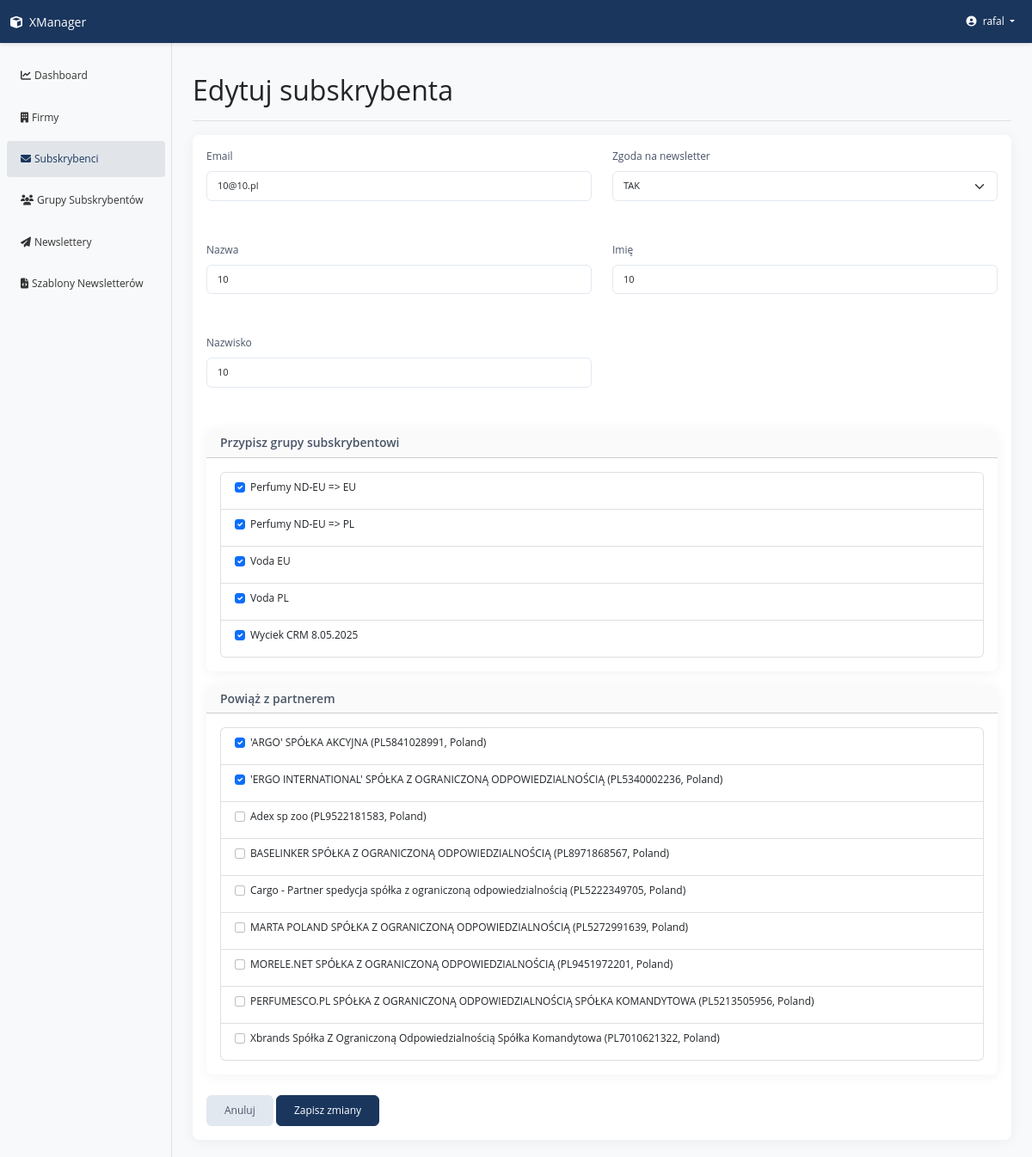
The page /subscribers/update/49/ (signed in) on the database its author committed.
### apps/subscriber/models.py (models this page shows, shortened)
class Subscriber(CoreModel):
    email = models.EmailField(unique=True, verbose_name='E-mail')
    first_name = models.CharField(
        max_length=100, blank=True, verbose_name='First name')
    last_name = models.CharField(
        max_length=100, blank=True, verbose_name='Last name')
    common_name = models.CharField(
        max_length=100, blank=True, verbose_name='Common name')
    newsletter_consent = models.BooleanField(
        default=True, verbose_name='Email consent')
    group_affiliation = models.ManyToManyField(
        'SubscriberGroup', related_name='subscriber', blank=True, verbose_name='Group affiliation')
    class Meta:
        ordering = ['email']
        verbose_name = ('Subscriber')
        verbose_name_plural = ('Subscribers')

class SubscriberGroup(CoreModel):
    group_name = models.CharField(max_length=100, verbose_name='Group name')
    class Meta:
        verbose_name = ('Subscriber Group')
        verbose_name_plural = ('Subscriber Groups')

### apps/partner/models.py (models this page shows, shortened)
class Partner(CoreModel):
    country = CountryField(
        verbose_name=('Kraj'),
        help_text=(
            'Choose country, to specify a method of VAT number verification')
    )
    vat_number = models.CharField(
        max_length=20,
        verbose_name=('VAT number'),
        help_text=('Enter VAT number without country prefix')
    )
    name = models.CharField(
        max_length=100,
        verbose_name='Company name',
        blank=True,
        editable=True
    )
    name_verified = models.BooleanField(
        default=False,
        verbose_name=('Verified Name'),
        editable=True
    )
    city = models.CharField(
        max_length=100,
        verbose_name=('City'),
        blank=True,
        editable=True
    )
    street_name = models.CharField(
        max_length=100,
        verbose_name=('Street'),
        blank=True,
        editable=True
    )
    building_number = models.CharField(
        max_length=100,
        verbose_name=('Building number'),
        blank=True,
        editable=True
    )
    apartment_number = models.CharField(
        max_length=10,
        verbose_name=('Apartment number'),
        blank=True,
        null=True,
        editable=True
    )
    postal_code = models.CharField(
        max_length=10,
        verbose_name=('Postal code'),
        blank=True,
        editable=True
    )
    phone_number = models.CharField(
        validators=[phone_number_validator],
        verbose_name=('Phone number'),
        blank=True
    )
    additional_info = models.CharField(
        max_length=200,
        null=True,
        blank=True,
        verbose_name=('Additional information')
    )
    is_verified = models.BooleanField(
        default=False,
        verbose_name=('Verified'),
        editable=False
    )
    verification_date = models.DateTimeField(
        null=True,
        blank=True,
        verbose_name=('Verification date'),
        editable=False
    )
    verification_id = models.CharField(
        max_length=100,
        null=True,
        blank=True,
        verbose_name=('Verification ID'),
        help_text=('Unique query ID from government verification API system'),
        editable=False
    )
    subscriber = models.ManyToManyField(
        'subscriber.Subscriber',
        through='PartnerEmail',
        related_name='partnered_with',
        verbose_name=('Email contacts'),
        help_text=('Max 10 email addresses')
    )
    def get_full_vat_number(self):
        return f"{self.country.code}{self.vat_number}"
    class Meta:
        verbose_name = ('Partner')
        verbose_name_plural = ('Partners')
        unique_together = [('country', 'vat_number')]

### apps/subscriber/views.py (the view, shortened to what this page needs)
# urls.py: path('update/<int:pk>/', views.SubscriberUpdateView.as_view(),
class SubscriberUpdateView(LoginRequiredMixin, UpdateView):
    model = Subscriber
    form_class = SubscriberForm
    template_name = 'subscriber/subscriber_update_form.html'
    def get_context_data(self, **kwargs):
        context = super().get_context_data(**kwargs)
        context['subscriber_groups'] = SubscriberGroup.objects.all().order_by(
            'group_name')
        context['all_partners'] = Partner.objects.all().order_by(
            'name')[:50]  # Ograniczenie dla wydajności
        group_search = self.request.GET.get('group_search', '')
        if group_search:
            context['filtered_groups'] = SubscriberGroup.objects.filter(
                group_name__icontains=group_search
            ).order_by('group_name')
        partner_search = self.request.GET.get('partner_search', '')
        if self.object:
            context['selected_groups'] = self.object.group_affiliation.all(
            ).values_list('id', flat=True)
            context['selected_partners'] = self.object.partnered_with.all(
            ).values_list('id', flat=True)
        else:
            context['selected_groups'] = []
            context['selected_partners'] = []
        return context

### templates/subscriber/subscriber_update_form.html (shortened to what this page needs)
{% extends "base.html" %}
{% block page_title %}Edytuj subskrybenta{% endblock %}
{% block content %}
<div class="card">
    <div class="card-body">
        <form method="post" action="{% url 'subscribers:subscriber_update' subscriber.id %}">
            <div class="row mb-3">
                <div class="col-md-6">
                    <div class="mb-3">
                        <label for="id_email" class="form-label">Email</label>
                        <input type="email" class="form-control" name="email" id="id_email" required value="{{ form.email.value|default:subscriber.email }}">
                    </div>
                </div>
                <div class="col-md-6">
                    <div class="mb-3">
                        <label for="id_newsletter_consent" class="form-label">Zgoda na newsletter</label>
                        <select class="form-select" name="newsletter_consent" id="id_newsletter_consent">
                            <option value="true" {% if form.newsletter_consent.value|default:subscriber.newsletter_consent %}selected{% endif %}>TAK</option>
                        </select>
                    </div>
                </div>
            </div>
            <div class="row mb-3">
                <div class="col-md-6">
                    <div class="mb-3">
                        <label for="id_common_name" class="form-label">Nazwa</label>
                        <input type="text" class="form-control" name="common_name" id="id_common_name" value="{{ form.common_name.value|default:subscriber.common_name }}">
                    </div>
                </div>
                <div class="col-md-6">
                    <div class="mb-3">
                        <label for="id_first_name" class="form-label">Imię</label>
                        <input type="text" class="form-control" name="first_name" id="id_first_name" value="{{ form.first_name.value|default:subscriber.first_name }}">
                    </div>
                </div>
            </div>
            <div class="row mb-3">
                <div class="col-md-6">
                    <div class="mb-3">
                        <label for="id_last_name" class="form-label">Nazwisko</label>
                        <input type="text" class="form-control" name="last_name" id="id_last_name" value="{{ form.last_name.value|default:subscriber.last_name }}">
                    </div>
                </div>
            </div>
            <div class="card mb-3">
                <div class="card-header">
                    <h5 class="card-title mb-0">Przypisz grupy subskrybentowi</h5>
                </div>
                <div class="card-body">
                    <div class="list-group">
                        {% if filtered_groups %}
                            {% for group in filtered_groups %}
                                <div class="list-group-item">
                                    <div class="form-check">
                                        <input type="checkbox" name="group_ids" value="{{ group.id }}"
                                            class="form-check-input" id="group_{{ group.id }}"
                                            {% if group in subscriber.group_affiliation.all %}checked{% endif %}>
                                        <label class="form-check-label" for="group_{{ group.id }}">
                                            {{ group.group_name }}
                                        </label>
                                    </div>
                                </div>
                            {% empty %}
                                <div class="list-group-item text-muted">Brak wyników dla "{{ request.GET.group_search }}"</div>
                            {% endfor %}
                        {% else %}
                            {% for group in subscriber_groups %}
                                <div class="list-group-item">
                                    <div class="form-check">
                                        <input type="checkbox" name="group_ids" value="{{ group.id }}"
                                            class="form-check-input" id="group_{{ group.id }}"
                                            {% if group in subscriber.group_affiliation.all %}checked{% endif %}>
                                        <label class="form-check-label" for="group_{{ group.id }}">
                                            {{ group.group_name }}
                                        </label>
                                    </div>
                                </div>
                            {% endfor %}
                        {% endif %}
                    </div>
                </div>
            </div>
            <div class="card mb-3">
                <div class="card-header">
                    <h5 class="card-title mb-0">Powiąż z partnerem</h5>
                </div>
                <div class="card-body">
                    <div class="list-group">
                        {% if filtered_partners %}
                            {% for partner in filtered_partners %}
                                <div class="list-group-item">
                                    <div class="form-check">
                                        <input type="checkbox" name="partner_ids" value="{{ partner.id }}"
                                            class="form-check-input" id="partner_{{ partner.id }}"
                                            {% if partner in subscriber.partnered_with.all %}checked{% endif %}>
                                        <label class="form-check-label" for="partner_{{ partner.id }}">
                                            {{ partner.name }}
                                            ({{ partner.get_full_vat_number }}, {{ partner.country.name }})
                                        </label>
                                    </div>
                                </div>
                            {% empty %}
                                <div class="list-group-item text-muted">Brak wyników dla "{{ request.GET.partner_search }}"</div>
                            {% endfor %}
                        {% else %}
                            {% for partner in all_partners %}
                                <div class="list-group-item">
                                    <div class="form-check">
                                        <input type="checkbox" name="partner_ids" value="{{ partner.id }}"
                                            class="form-check-input" id="partner_{{ partner.id }}"
                                            {% if partner in subscriber.partnered_with.all %}checked{% endif %}>
                                        <label class="form-check-label" for="partner_{{ partner.id }}">
                                            {{ partner.name }}
                                            ({{ partner.get_full_vat_number }}, {{ partner.country.name }})
                                        </label>
                                    </div>
                                </div>
                            {% empty %}
                                <div class="list-group-item text-muted">Brak partnerów w systemie</div>
                            {% endfor %}
                        {% endif %}
                    </div>
                </div>
            </div>
            <div class="mt-4">
                <a href="{% url 'subscribers:subscriber_list' %}" class="btn btn-secondary">Anuluj</a>
                <button type="submit" class="btn btn-primary">Zapisz zmiany</button>
            </div>
        </form>
    </div>
</div>
{% endblock %}

### templates/navbar.html (shortened to what this page needs)
    <nav class="navbar navbar-expand-lg navbar-dark bg-primary sticky-top">
        <div class="container-fluid">
            <a class="navbar-brand" href="{% url 'home' %}">
                <i class="fas fa-cube me-2"></i>XManager
            </a>
            <div class="collapse navbar-collapse" id="navbarNav">
                <ul class="navbar-nav">
                    <li class="nav-item dropdown">
                        <a class="nav-link dropdown-toggle" href="#" id="userDropdown" role="button" data-bs-toggle="dropdown" aria-expanded="false">
                            <i class="fas fa-user-circle me-1"></i> {{ request.user.username }}
                        </a>
                    </li>
                </ul>
            </div>
        </div>
    </nav>

### static/css/style.css (style rules this page uses)
body { font-family: 'Open Sans', -apple-system, BlinkMacSystemFont, 'Segoe UI', Roboto, 'Helvetica Neue', Arial, sans-serif; background-color: #f8f9fa; font-size: 12px !important; }
.navbar { box-shadow: 0 2px 5px rgba(0, 0, 0, 0.1); z-index: 1030; background-color: #1a365d !important; }
.navbar .navbar-brand, .navbar .nav-link { color: #ffffff; font-size: 12px !important; }
.navbar .navbar-brand { font-size: 14px !important; }
.card { border-radius: 8px; box-shadow: 0 2px 15px rgba(0, 0, 0, 0.05); border: none; margin-bottom: 20px; }
.card-header { background-color: rgba(0, 0, 0, 0.02); border-radius: 8px 8px 0 0 !important; font-size: 12px !important; }
.card-title, .card-header h6, .card-header h5, .card-header h4, .card-header h3, .card-header h2, .card-header h1 { font-size: 14px !important; font-weight: 600 !important; color: #4a5568; margin-bottom: 0.75rem; }
.form-label { font-size: 12px !important; font-weight: 500; color: #4a5568; margin-bottom: 0.5rem; }
.form-check-label { font-size: 12px !important; }
.form-control, .form-select, .input-group-text, .form-control-sm, .form-select-sm, .input-group-sm>.form-control, .input-group-sm>.input-group-text, .input-group-sm>.btn { font-size: 11px !important; padding: 0.5rem 0.75rem; border-color: #e2e8f0; border-radius: 6px; }
.form-check-input[type="radio"]+.form-check-label, .form-check-input[type="checkbox"]+.form-check-label { font-size: 12px !important; }
.btn { font-weight: 500; padding: 0.5rem 1.25rem; border-radius: 6px; font-size: 12px !important; }
.btn-primary { background-color: #1a365d; border-color: #1a365d; }
.btn-secondary { background-color: #e2e8f0; border-color: #e2e8f0; color: #4a5568; }
.row>div { margin-bottom: 1rem; }

### rows shown on the page
Subscriber: email "10@10.pl", newsletter_consent "TAK", common_name "10", first_name "10", last_name "10"
SubscriberGroup: group_ids "☑", group_name "Perfumy ND-EU => EU"
SubscriberGroup: group_ids "☑", group_name "Perfumy ND-EU => PL"
SubscriberGroup: group_ids "☑", group_name "Voda EU"
SubscriberGroup: group_ids "☑", group_name "Voda PL"
SubscriberGroup: group_ids "☑", group_name "Wyciek CRM 8.05.2025"
Partner: partner_ids "☑", name "'ARGO' SPÓŁKA AKCYJNA", get_full_vat_number "PL5841028991", country.name "Poland"
Partner: partner_ids "☑", name "'ERGO INTERNATIONAL' SPÓŁKA Z OGRANICZONĄ ODPOWIEDZIALNOŚCIĄ", get_full_vat_number "PL5340002236", country.name "Poland"
Partner: name "Adex sp zoo", get_full_vat_number "PL9522181583", country.name "Poland"
Partner: name "BASELINKER SPÓŁKA Z OGRANICZONĄ ODPOWIEDZIALNOŚCIĄ", get_full_vat_number "PL8971868567", country.name "Poland"
Partner: name "Cargo - Partner spedycja spółka z ograniczoną odpowiedzialnością", get_full_vat_number "PL5222349705", country.name "Poland"
Partner: name "MARTA POLAND SPÓŁKA Z OGRANICZONĄ ODPOWIEDZIALNOŚCIĄ", get_full_vat_number "PL5272991639", country.name "Poland"
Partner: name "MORELE.NET SPÓŁKA Z OGRANICZONĄ ODPOWIEDZIALNOŚCIĄ", get_full_vat_number "PL9451972201", country.name "Poland"
Partner: name "PERFUMESCO.PL SPÓŁKA Z OGRANICZONĄ ODPOWIEDZIALNOŚCIĄ SPÓŁKA KOMANDYTOWA", get_full_vat_number "PL5213505956", country.name "Poland"
Partner: name "Xbrands Spółka Z Ograniczoną Odpowiedzialnością Spółka Komandytowa", get_full_vat_number "PL7010621322", country.name "Poland"

### other values the page prints
{{ request.user.username }} "rafal"
